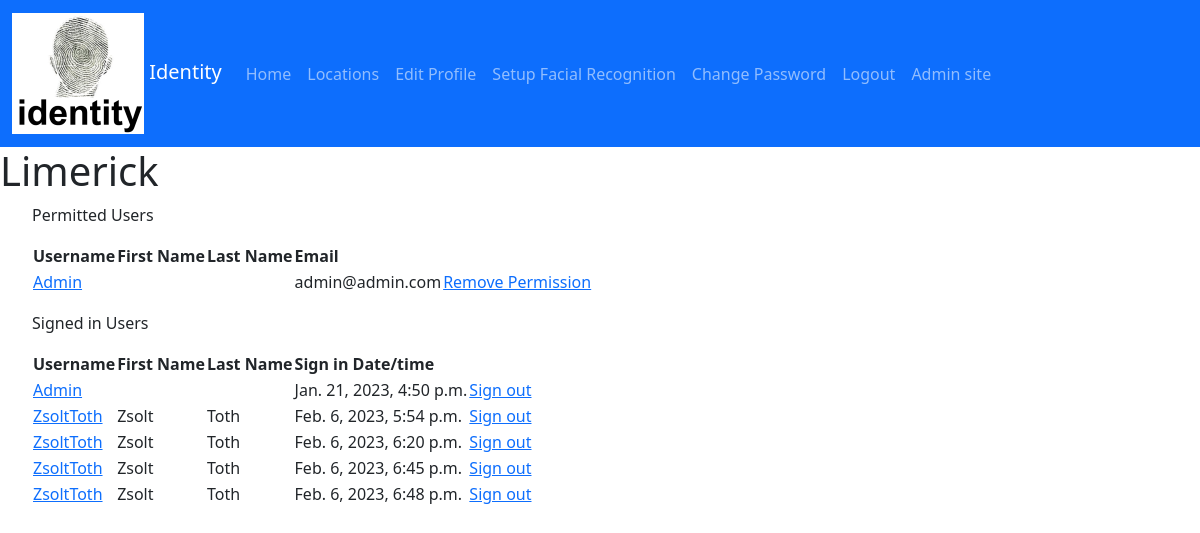
/locations/1/ (signed in), run on an earlier commit of the app's database.
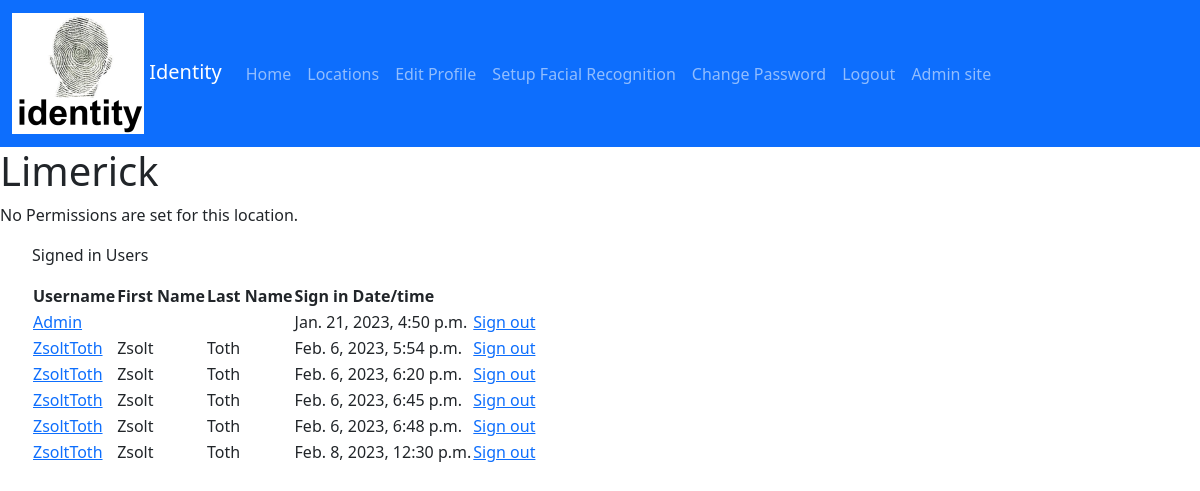
And on a later commit of the database.
### identity/models.py (models this page shows, shortened)
class LocationPermission(models.Model):
    location_id = models.ForeignKey(Location, on_delete=models.CASCADE)
    user_account_id = models.ForeignKey(
        settings.AUTH_USER_MODEL,
        on_delete=models.CASCADE,
    )

class UserAccount(AbstractUser):
    is_face_recognition_enabled = models.BooleanField(default=False)
    is_twin = models.BooleanField(default=False)
    telephone = models.CharField(max_length=20, blank=True)

class Roster(models.Model):
    id = models.AutoField(primary_key=True)
    location_id = models.ForeignKey(Location, on_delete=models.CASCADE)
    sign_in_date = models.DateTimeField('date signed in', auto_now_add=True)
    sign_out_date = models.DateTimeField(
        'date signed out', blank=True, null=True)
    user_account_id = models.ForeignKey(
        settings.AUTH_USER_MODEL,
        on_delete=models.CASCADE,
    )

### identity/views.py (the view)
# urls.py: path('locations/<int:location_id>/',views.location_details, name='details'),
@login_required
def location_details(request, location_id):
    location = get_object_or_404(Location, pk=location_id)
    return render(request, 'locations/details.html', {'location': location})

### identity/templates/locations/details.html (shortened to what this page needs)
{% extends "master.html" %}
{% block content %}
    <h1>{{ location.name }}</h1>
    {% if location.locationpermission_set.all %}
        <ul>
            <p id="my-desc">Permitted Users</p>
            <table aria-describedby="my-desc">
                <tr>
                    <th>Username</th>
                    <th>First Name</th>
                    <th>Last Name</th>
                    <th>Email</th>
                    <th>
                    </th>
                </tr>
                {% for location_permission in location.locationpermission_set.all %}
                    <tr>
                        <td>
                            <a href="{% url 'user-account-details' location_permission.user_account_id.id %}">{{ location_permission.user_account_id.username }}</a>
                        </td>
                        <td>{{ location_permission.user_account_id.first_name }}</td>
                        <td>{{ location_permission.user_account_id.last_name }}</td>
                        <td>{{ location_permission.user_account_id.email }}</td>
                        <td>
                            <a href="{% url 'remove-permission' location_permission.location_id.id location_permission.user_account_id.id %}">Remove Permission</a>
                        </td>
                    </tr>
                {% endfor %}
            </table>
        </ul>
    {% else %}
        <p>No Permissions are set for this location.</p>
    {% endif %}
    {% if location.roster_set.all %}
        <ul>
            <p id="roster-desc">Signed in Users</p>
            <table aria-describedby="roster-desc">
                <tr>
                    <th>Username</th>
                    <th>First Name</th>
                    <th>Last Name</th>
                    <th>Sign in Date/time</th>
                    <th>
                    </th>
                </tr>
                {% for roster in location.roster_set.all %}
                    <tr>
                        <td>
                            <a href="{% url 'user-account-details' roster.user_account_id.id %}">{{ roster.user_account_id.username }}</a>
                        </td>
                        <td>{{ roster.user_account_id.first_name }}</td>
                        <td>{{ roster.user_account_id.last_name }}</td>
                        <td>{{ roster.sign_in_date }}</td>
                        <td>
                            <a href="{% url 'sign_out' roster.id %}">Sign out</a>
                        </td>
                    </tr>
                {% endfor %}
            </table>
        </ul>
    {% else %}
        <p>No Permissions are set for this location.</p>
    {% endif %}
{% endblock content %}

What changed in the data, as far as the page shows it:
removed LocationPermission: user_account_id.username "Admin", user_account_id.email "admin@admin.com"
added Roster: user_account_id.username "ZsoltToth", user_account_id.first_name "Zsolt", user_account_id.last_name "Toth", sign_in_date "Feb. 8, 2023, 12:30 p.m."
Also different on the page:
text no longer shown: "Permitted Users Username First Name Last Name Email"
text now shown: "No Permissions are set for this location."
